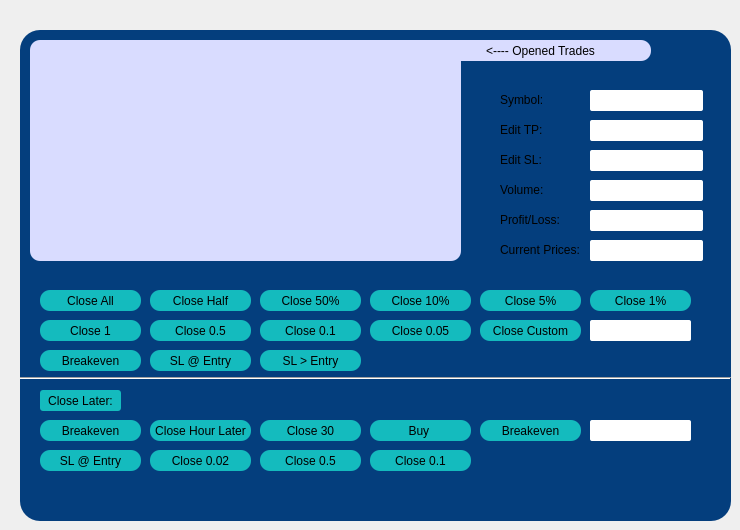
    <widget class="QWidget" name="magickeys">
     <property name="styleSheet">
      <string notr="true">#magickeys{
background-color:rgb(217, 220, 255);
border-radius:10px;
}</string>
     </property>
     <widget class="QWidget" name="magicwidget" native="true">
      <property name="geometry">
       <rect>
        <x>20</x>
        <y>30</y>
        <width>711</width>
        <height>491</height>
       </rect>
      </property>
      <property name="styleSheet">
       <string notr="true">#magicwidget{
background-color:#043e7D;
border-radius:20px;
padding:20px;
border:10px,solid, '#aafffa';
font: 10pt &quot;MV Boli&quot;;
border:2px solid '#14bbbe';}
</string>
      </property>
      <widget class="QPushButton" name="pushButton_14">
       <property name="geometry">
        <rect>
         <x>410</x>
         <y>10</y>
         <width>221</width>
         <height>21</height>
        </rect>
       </property>
       <property name="styleSheet">
        <string notr="true">*{
border-radius: 10px;
	font: 75 12pt &quot;MS Shell Dlg 2&quot;;
background-color:rgb(217, 220, 255);
} 
</string>
       </property>
       <property name="text">
        <string>&lt;---- Opened Trades</string>
       </property>
      </widget>
      <widget class="QLabel" name="label_25">
       <property name="geometry">
        <rect>
         <x>480</x>
         <y>90</y>
         <width>71</width>
         <height>20</height>
        </rect>
       </property>
       <property name="cursor">
        <cursorShape>PointingHandCursor</cursorShape>
       </property>
       <property name="styleSheet">
        <string notr="true">	font: 75 10pt &quot;MS Shell Dlg 2&quot;;
color:'#14bbbe';
</string>
       </property>
       <property name="text">
        <string>Edit TP:</string>
       </property>
      </widget>
      <widget class="QLineEdit" name="lineEdit_16">
       <property name="geometry">
        <rect>
         <x>570</x>
         <y>90</y>
         <width>113</width>
         <height>21</height>
        </rect>
       </property>
       <property name="cursor">
        <cursorShape>PointingHandCursor</cursorShape>
       </property>
       <property name="styleSheet">
        <string notr="true">border-radius:2px;</string>
       </property>
       <property name="text">
        <string/>
       </property>
      </widget>
      <widget class="QLineEdit" name="lineEdit_17">
       <property name="geometry">
        <rect>
         <x>570</x>
         <y>120</y>
         <width>113</width>
         <height>21</height>
        </rect>
       </property>
       <property name="cursor">
        <cursorShape>PointingHandCursor</cursorShape>
       </property>
       <property name="styleSheet">
        <string notr="true">border-radius:2px;</string>
       </property>
       <property name="text">
        <string/>
       </property>
      </widget>
      <widget class="QLabel" name="label_26">
       <property name="geometry">
        <rect>
         <x>480</x>
         <y>120</y>
         <width>71</width>
         <height>20</height>
        </rect>
       </property>
       <property name="cursor">
        <cursorShape>PointingHandCursor</cursorShape>
       </property>
       <property name="styleSheet">
        <string notr="true">	font: 75 10pt &quot;MS Shell Dlg 2&quot;;
color:'#14bbbe';
</string>
       </property>
       <property name="text">
        <string>Edit SL:</string>
       </property>
      </widget>
      <widget class="QListWidget" name="listWidget">
       <property name="geometry">
        <rect>
         <x>10</x>
         <y>10</y>
         <width>431</width>
         <height>221</height>
        </rect>
       </property>
       <property name="cursor" stdset="0">
        <cursorShape>PointingHandCursor</cursorShape>
       </property>
       <property name="styleSheet">
        <string notr="true">#listWidget{
background-color:rgb(217, 220, 255);
border-radius:10px;
padding:20px;
}</string>
       </property>
      </widget>
      <widget class="QLineEdit" name="lineEdit_18">
       <property name="geometry">
        <rect>
         <x>570</x>
         <y>180</y>
         <width>113</width>
         <height>21</height>
        </rect>
       </property>
       <property name="cursor">
        <cursorShape>PointingHandCursor</cursorShape>
       </property>
       <property name="styleSheet">
        <string notr="true">border-radius:2px;</string>
       </property>
       <property name="text">
        <string/>
       </property>
      </widget>
      <widget class="QLabel" name="label_27">
       <property name="geometry">
        <rect>
         <x>480</x>
         <y>180</y>
         <width>71</width>
         <height>20</height>
        </rect>
       </property>
       <property name="cursor">
        <cursorShape>PointingHandCursor</cursorShape>
       </property>
       <property name="styleSheet">
        <string notr="true">	font: 75 10pt &quot;MS Shell Dlg 2&quot;;
color:'#14bbbe';
</string>
       </property>
       <property name="text">
        <string>Profit/Loss:</string>
       </property>
      </widget>
      <widget class="QLabel" name="label_28">
       <property name="geometry">
        <rect>
         <x>480</x>
         <y>150</y>
         <width>71</width>
         <height>20</height>
        </rect>
       </property>
       <property name="cursor">
        <cursorShape>PointingHandCursor</cursorShape>
       </property>
       <property name="styleSheet">
        <string notr="true">	font: 75 10pt &quot;MS Shell Dlg 2&quot;;
color:'#14bbbe';
</string>
       </property>
       <property name="text">
        <string>Volume:</string>
       </property>
      </widget>
      <widget class="QLineEdit" name="lineEdit_19">
       <property name="geometry">
        <rect>
         <x>570</x>
         <y>150</y>
         <width>113</width>
         <height>21</height>
        </rect>
       </property>
       <property name="cursor">
        <cursorShape>PointingHandCursor</cursorShape>
       </property>
       <property name="styleSheet">
        <string notr="true">border-radius:2px;</string>
       </property>
       <property name="text">
        <string/>
       </property>
      </widget>
      <widget class="QLineEdit" name="lineEdit_20">
       <property name="geometry">
        <rect>
         <x>570</x>
         <y>210</y>
         <width>113</width>
         <height>21</height>
        </rect>
       </property>
       <property name="cursor">
        <cursorShape>PointingHandCursor</cursorShape>
       </property>
       <property name="styleSheet">
        <string notr="true">border-radius:2px;</string>
       </property>
       <property name="text">
        <string/>
       </property>
      </widget>
      <widget class="QLabel" name="label_29">
       <property name="geometry">
        <rect>
         <x>480</x>
         <y>210</y>
         <width>91</width>
         <height>20</height>
        </rect>
       </property>
       <property name="cursor">
        <cursorShape>PointingHandCursor</cursorShape>
       </property>
       <property name="styleSheet">
        <string notr="true">	font: 75 10pt &quot;MS Shell Dlg 2&quot;;
color:'#14bbbe';
</string>
       </property>
       <property name="text">
        <string>Current Prices:</string>
       </property>
      </widget>
      <widget class="QPushButton" name="pushButton_9">
       <property name="geometry">
        <rect>
         <x>20</x>
         <y>260</y>
         <width>101</width>
         <height>21</height>
        </rect>
       </property>
       <property name="cursor">
        <cursorShape>PointingHandCursor</cursorShape>
       </property>
       <property name="styleSheet">
        <string notr="true">
*{
border-radius: 10px;
background-color:#14bbbe;
	font: 75 10pt &quot;MS Shell Dlg 2&quot;;
} 
*:hover{
                        background: '#aafffa';
                    }</string>
       </property>
       <property name="text">
        <string>Close All</string>
       </property>
      </widget>
      <widget class="QPushButton" name="pushButton_15">
       <property name="geometry">
        <rect>
         <x>130</x>
         <y>260</y>
         <width>101</width>
         <height>21</height>
        </rect>
       </property>
       <property name="cursor">
        <cursorShape>PointingHandCursor</cursorShape>
       </property>
       <property name="styleSheet">
        <string notr="true">
*{
border-radius: 10px;
background-color:#14bbbe;
	font: 75 10pt &quot;MS Shell Dlg 2&quot;;
} 
*:hover{
                        background: '#aafffa';
                    }</string>
       </property>
       <property name="text">
        <string>Close Half</string>
       </property>
      </widget>
      <widget class="QPushButton" name="pushButton_19">
       <property name="geometry">
        <rect>
         <x>240</x>
         <y>260</y>
         <width>101</width>
         <height>21</height>
        </rect>
       </property>
       <property name="cursor">
        <cursorShape>PointingHandCursor</cursorShape>
       </property>
       <property name="styleSheet">
        <string notr="true">
*{
border-radius: 10px;
background-color:#14bbbe;
	font: 75 10pt &quot;MS Shell Dlg 2&quot;;
} 
*:hover{
                        background: '#aafffa';
                    }</string>
       </property>
       <property name="text">
        <string>Close 50%</string>
       </property>
      </widget>
      <widget class="QPushButton" name="pushButton_20">
       <property name="geometry">
        <rect>
         <x>350</x>
         <y>260</y>
         <width>101</width>
         <height>21</height>
        </rect>
       </property>
       <property name="cursor">
        <cursorShape>PointingHandCursor</cursorShape>
       </property>
       <property name="styleSheet">
        <string notr="true">
*{
border-radius: 10px;
background-color:#14bbbe;
	font: 75 10pt &quot;MS Shell Dlg 2&quot;;
} 
*:hover{
                        background: '#aafffa';
                    }</string>
       </property>
       <property name="text">
        <string>Close 10%</string>
       </property>
      </widget>
      <widget class="QPushButton" name="pushButton_21">
       <property name="geometry">
        <rect>
         <x>350</x>
         <y>290</y>
         <width>101</width>
         <height>21</height>
        </rect>
       </property>
       <property name="cursor">
        <cursorShape>PointingHandCursor</cursorShape>
       </property>
       <property name="styleSheet">
        <string notr="true">
*{
border-radius: 10px;
background-color:#14bbbe;
	font: 75 10pt &quot;MS Shell Dlg 2&quot;;
} 
*:hover{
                        background: '#aafffa';
                    }</string>
       </property>
       <property name="text">
        <string>Close 0.05</string>
       </property>
      </widget>
      <widget class="QPushButton" name="pushButton_22">
       <property name="geometry">
        <rect>
         <x>130</x>
         <y>290</y>
         <width>101</width>
         <height>21</height>
        </rect>
       </property>
       <property name="cursor">
        <cursorShape>PointingHandCursor</cursorShape>
       </property>
       <property name="styleSheet">
        <string notr="true">
*{
border-radius: 10px;
background-color:#14bbbe;
	font: 75 10pt &quot;MS Shell Dlg 2&quot;;
} 
*:hover{
                        background: '#aafffa';
                    }</string>
       </property>
       <property name="text">
        <string>Close 0.5</string>
       </property>
      </widget>
      <widget class="QPushButton" name="pushButton_23">
       <property name="geometry">
        <rect>
         <x>20</x>
         <y>290</y>
         <width>101</width>
         <height>21</height>
        </rect>
       </property>
       <property name="cursor">
        <cursorShape>PointingHandCursor</cursorShape>
       </property>
       <property name="styleSheet">
        <string notr="true">
*{
border-radius: 10px;
background-color:#14bbbe;
	font: 75 10pt &quot;MS Shell Dlg 2&quot;;
} 
*:hover{
                        background: '#aafffa';
                    }</string>
       </property>
       <property name="text">
        <string>Close 1</string>
       </property>
      </widget>
      <widget class="QPushButton" name="pushButton_24">
       <property name="geometry">
        <rect>
         <x>240</x>
         <y>290</y>
         <width>101</width>
         <height>21</height>
        </rect>
       </property>
       <property name="cursor">
        <cursorShape>PointingHandCursor</cursorShape>
       </property>
       <property name="styleSheet">
        <string notr="true">
*{
border-radius: 10px;
background-color:#14bbbe;
	font: 75 10pt &quot;MS Shell Dlg 2&quot;;
} 
*:hover{
                        background: '#aafffa';
                    }</string>
       </property>
       <property name="text">
        <string>Close 0.1</string>
       </property>
      </widget>
      <widget class="QPushButton" name="pushButton_42">
       <property name="geometry">
        <rect>
         <x>350</x>
         <y>390</y>
         <width>101</width>
         <height>21</height>
        </rect>
       </property>
       <property name="cursor">
        <cursorShape>PointingHandCursor</cursorShape>
       </property>
       <property name="styleSheet">
        <string notr="true">
*{
border-radius: 10px;
background-color:#14bbbe;
	font: 75 10pt &quot;MS Shell Dlg 2&quot;;
} 
*:hover{
                        background: '#aafffa';
                    }</string>
       </property>
       <property name="text">
        <string>Buy </string>
       </property>
      </widget>
      <widget class="QPushButton" name="pushButton_43">
       <property name="geometry">
        <rect>
         <x>240</x>
         <y>420</y>
         <width>101</width>
         <height>21</height>
        </rect>
       </property>
       <property name="cursor">
        <cursorShape>PointingHandCursor</cursorShape>
       </property>
       <property name="styleSheet">
        <string notr="true">
*{
border-radius: 10px;
background-color:#14bbbe;
	font: 75 10pt &quot;MS Shell Dlg 2&quot;;
} 
*:hover{
                        background: '#aafffa';
                    }</string>
       </property>
       <property name="text">
        <string>Close 0.5</string>
       </property>
      </widget>
      <widget class="QPushButton" name="pushButton_44">
       <property name="geometry">
        <rect>
         <x>130</x>
         <y>390</y>
         <width>101</width>
         <height>21</height>
        </rect>
       </property>
       <property name="cursor">
        <cursorShape>PointingHandCursor</cursorShape>
       </property>
       <property name="styleSheet">
        <string notr="true">
*{
border-radius: 10px;
background-color:#14bbbe;
	font: 75 10pt &quot;MS Shell Dlg 2&quot;;
} 
*:hover{
                        background: '#aafffa';
                    }</string>
       </property>
       <property name="text">
        <string>Close Hour Later</string>
       </property>
      </widget>
      <widget class="QPushButton" name="pushButton_45">
       <property name="geometry">
        <rect>
         <x>20</x>
         <y>420</y>
         <width>101</width>
         <height>21</height>
        </rect>
       </property>
       <property name="cursor">
        <cursorShape>PointingHandCursor</cursorShape>
       </property>
       <property name="styleSheet">
        <string notr="true">
*{
border-radius: 10px;
background-color:#14bbbe;
	font: 75 10pt &quot;MS Shell Dlg 2&quot;;
} 
*:hover{
                        background: '#aafffa';
                    }</string>
       </property>
       <property name="text">
        <string>SL @ Entry</string>
       </property>
      </widget>
      <widget class="QPushButton" name="pushButton_46">
       <property name="geometry">
        <rect>
         <x>240</x>
         <y>390</y>
         <width>101</width>
         <height>21</height>
        </rect>
       </property>
       <property name="cursor">
        <cursorShape>PointingHandCursor</cursorShape>
       </property>
       <property name="styleSheet">
        <string notr="true">
*{
border-radius: 10px;
background-color:#14bbbe;
	font: 75 10pt &quot;MS Shell Dlg 2&quot;;
} 
*:hover{
                        background: '#aafffa';
                    }</string>
       </property>
       <property name="text">
        <string>Close 30</string>
       </property>
      </widget>
      <widget class="QPushButton" name="pushButton_47">
       <property name="geometry">
        <rect>
         <x>20</x>
         <y>390</y>
         <width>101</width>
         <height>21</height>
        </rect>
       </property>
       <property name="cursor">
        <cursorShape>PointingHandCursor</cursorShape>
       </property>
       <property name="styleSheet">
        <string notr="true">
*{
border-radius: 10px;
background-color:#14bbbe;
	font: 75 10pt &quot;MS Shell Dlg 2&quot;;
} 
*:hover{
                        background: '#aafffa';
                    }</string>
       </property>
       <property name="text">
        <string>Breakeven</string>
       </property>
      </widget>
      <widget class="QPushButton" name="pushButton_48">
       <property name="geometry">
        <rect>
         <x>130</x>
         <y>420</y>
         <width>101</width>
         <height>21</height>
        </rect>
       </property>
       <property name="cursor">
        <cursorShape>PointingHandCursor</cursorShape>
       </property>
       <property name="styleSheet">
        <string notr="true">
*{
border-radius: 10px;
background-color:#14bbbe;
	font: 75 10pt &quot;MS Shell Dlg 2&quot;;
} 
*:hover{
                        background: '#aafffa';
                    }</string>
       </property>
       <property name="text">
        <string>Close 0.02</string>
       </property>
      </widget>
      <widget class="QPushButton" name="pushButton_49">
       <property name="geometry">
        <rect>
         <x>350</x>
         <y>420</y>
         <width>101</width>
         <height>21</height>
        </rect>
       </property>
       <property name="cursor">
        <cursorShape>PointingHandCursor</cursorShape>
       </property>
       <property name="styleSheet">
        <string notr="true">
*{
border-radius: 10px;
background-color:#14bbbe;
	font: 75 10pt &quot;MS Shell Dlg 2&quot;;
} 
*:hover{
                        background: '#aafffa';
                    }</string>
       </property>
       <property name="text">
        <string>Close 0.1</string>
       </property>
      </widget>
      <widget class="QPushButton" name="pushButton_50">
       <property name="geometry">
        <rect>
         <x>460</x>
         <y>290</y>
         <width>101</width>
         <height>21</height>
        </rect>
       </property>
       <property name="cursor">
        <cursorShape>PointingHandCursor</cursorShape>
       </property>
       <property name="styleSheet">
        <string notr="true">
*{
border-radius: 10px;
background-color:#14bbbe;
	font: 75 10pt &quot;MS Shell Dlg 2&quot;;
} 
*:hover{
                        background: '#aafffa';
                    }</string>
       </property>
       <property name="text">
        <string>Close Custom</string>
       </property>
      </widget>
      <widget class="QLineEdit" name="lineEdit_31">
       <property name="geometry">
        <rect>
         <x>570</x>
         <y>290</y>
         <width>101</width>
         <height>21</height>
        </rect>
       </property>
       <property name="cursor">
        <cursorShape>PointingHandCursor</cursorShape>
       </property>
       <property name="styleSheet">
        <string notr="true">border-radius:2px;</string>
       </property>
       <property name="text">
        <string/>
       </property>
      </widget>
      <widget class="QPushButton" name="pushButton_51">
       <property name="geometry">
        <rect>
         <x>570</x>
         <y>260</y>
         <width>101</width>
         <height>21</height>
        </rect>
       </property>
       <property name="cursor">
        <cursorShape>PointingHandCursor</cursorShape>
       </property>
       <property name="styleSheet">
        <string notr="true">
*{
border-radius: 10px;
background-color:#14bbbe;
	font: 75 10pt &quot;MS Shell Dlg 2&quot;;
} 
*:hover{
                        background: '#aafffa';
                    }</string>
       </property>
       <property name="text">
        <string>Close 1%</string>
       </property>
      </widget>
      <widget class="QPushButton" name="pushButton_52">
       <property name="geometry">
        <rect>
         <x>460</x>
         <y>260</y>
         <width>101</width>
         <height>21</height>
        </rect>
       </property>
       <property name="cursor">
        <cursorShape>PointingHandCursor</cursorShape>
       </property>
       <property name="styleSheet">
        <string notr="true">
*{
border-radius: 10px;
background-color:#14bbbe;
	font: 75 10pt &quot;MS Shell Dlg 2&quot;;
} 
*:hover{
                        background: '#aafffa';
                    }</string>
       </property>
       <property name="text">
        <string>Close 5%</string>
       </property>
      </widget>
      <widget class="QPushButton" name="pushButton_53">
       <property name="geometry">
        <rect>
         <x>460</x>
         <y>390</y>
         <width>101</width>
         <height>21</height>
        </rect>
       </property>
       <property name="cursor">
        <cursorShape>PointingHandCursor</cursorShape>
       </property>
       <property name="styleSheet">
        <string notr="true">
*{
border-radius: 10px;
background-color:#14bbbe;
	font: 75 10pt &quot;MS Shell Dlg 2&quot;;
} 
*:hover{
                        background: '#aafffa';
                    }</string>
       </property>
       <property name="text">
        <string>Breakeven</string>
       </property>
      </widget>
      <widget class="QLineEdit" name="lineEdit_32">
       <property name="geometry">
        <rect>
         <x>570</x>
         <y>390</y>
         <width>101</width>
         <height>21</height>
        </rect>
       </property>
       <property name="cursor">
        <cursorShape>PointingHandCursor</cursorShape>
       </property>
       <property name="styleSheet">
        <string notr="true">border-radius:2px;</string>
       </property>
       <property name="text">
        <string/>
       </property>
      </widget>
      <widget class="QPushButton" name="pushButton_54">
       <property name="geometry">
        <rect>
         <x>20</x>
         <y>320</y>
         <width>101</width>
         <height>21</height>
        </rect>
       </property>
       <property name="cursor">
        <cursorShape>PointingHandCursor</cursorShape>
       </property>
       <property name="styleSheet">
        <string notr="true">
*{
border-radius: 10px;
background-color:#14bbbe;
	font: 75 10pt &quot;MS Shell Dlg 2&quot;;
} 
*:hover{
                        background: '#aafffa';
                    }</string>
       </property>
       <property name="text">
        <string>Breakeven</string>
       </property>
      </widget>
      <widget class="QPushButton" name="pushButton_55">
       <property name="geometry">
        <rect>
         <x>130</x>
         <y>320</y>
         <width>101</width>
         <height>21</height>
        </rect>
       </property>
       <property name="cursor">
        <cursorShape>PointingHandCursor</cursorShape>
       </property>
       <property name="styleSheet">
        <string notr="true">
*{
border-radius: 10px;
background-color:#14bbbe;
	font: 75 10pt &quot;MS Shell Dlg 2&quot;;
} 
*:hover{
                        background: '#aafffa';
                    }</string>
       </property>
       <property name="text">
        <string>SL @ Entry</string>
       </property>
      </widget>
      <widget class="QPushButton" name="pushButton_56">
       <property name="geometry">
        <rect>
         <x>20</x>
         <y>360</y>
         <width>81</width>
         <height>21</height>
        </rect>
       </property>
       <property name="cursor">
        <cursorShape>PointingHandCursor</cursorShape>
       </property>
       <property name="styleSheet">
        <string notr="true">
*{
border-radius: 3px;
background-color:#14bbbe;
	font: 95 10pt &quot;MS Shell Dlg 2&quot;;
} 
</string>
       </property>
       <property name="text">
        <string>Close Later:</string>
       </property>
      </widget>
      <widget class="Line" name="line_2">
       <property name="geometry">
        <rect>
         <x>0</x>
         <y>340</y>
         <width>711</width>
         <height>16</height>
        </rect>
       </property>
       <property name="styleSheet">
        <string notr="true">
color:#aafffa;

</string>
       </property>
       <property name="orientation">
        <enum>Qt::Horizontal</enum>
       </property>
      </widget>
      <widget class="QPushButton" name="pushButton_57">
       <property name="geometry">
        <rect>
         <x>240</x>
         <y>320</y>
         <width>101</width>
         <height>21</height>
        </rect>
       </property>
       <property name="cursor">
        <cursorShape>PointingHandCursor</cursorShape>
       </property>
       <property name="styleSheet">
        <string notr="true">
*{
border-radius: 10px;
background-color:#14bbbe;
	font: 75 10pt &quot;MS Shell Dlg 2&quot;;
} 
*:hover{
                        background: '#aafffa';
                    }</string>
       </property>
       <property name="text">
        <string>SL &gt; Entry</string>
       </property>
      </widget>
      <widget class="QLineEdit" name="lineEdit_21">
       <property name="geometry">
        <rect>
         <x>570</x>
         <y>60</y>
         <width>113</width>
         <height>21</height>
        </rect>
       </property>
       <property name="cursor">
        <cursorShape>PointingHandCursor</cursorShape>
       </property>
       <property name="styleSheet">
        <string notr="true">border-radius:2px;</string>
       </property>
       <property name="text">
        <string/>
       </property>
      </widget>
      <widget class="QLabel" name="label_30">
       <property name="geometry">
        <rect>
         <x>480</x>
         <y>60</y>
         <width>71</width>
         <height>20</height>
        </rect>
       </property>
       <property name="cursor">
        <cursorShape>PointingHandCursor</cursorShape>
       </property>
       <property name="styleSheet">
        <string notr="true">	font: 75 10pt &quot;MS Shell Dlg 2&quot;;
color:'#14bbbe';
</string>
       </property>
       <property name="text">
        <string>Symbol:</string>
       </property>
      </widget>
     </widget>
    </widget>
